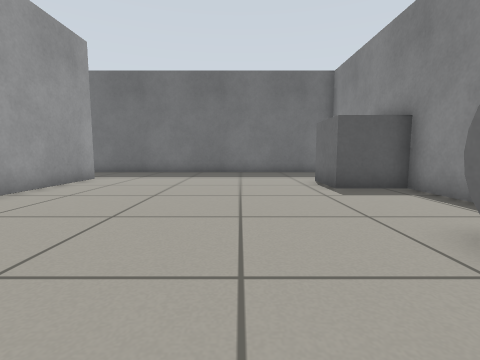
[1] (above)

17 first-person views from a walk through a robot-simulator world made for Gazebo. The camera is 0.5 m above the floor, tilts 6° down and sees 85° across. The floor is counted in squares, 0.5 m on a side. Each view is taken from the middle of a square. On the plan, view 1 faces up. The plan holds only what a view shows up to about 11 squares ahead; the rest is blank.

[2]
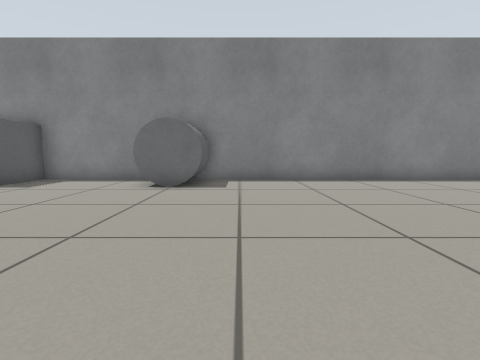

[3]
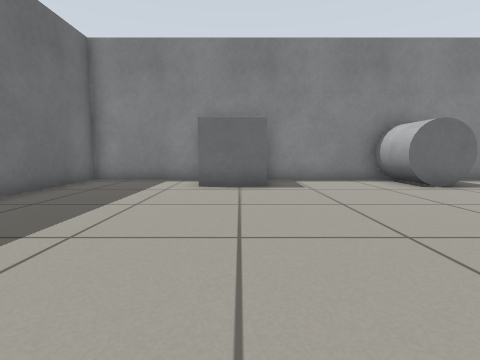

[4]
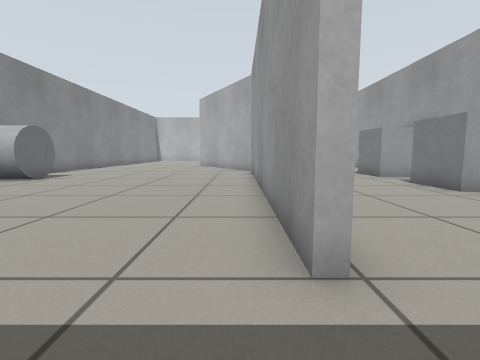

[5]
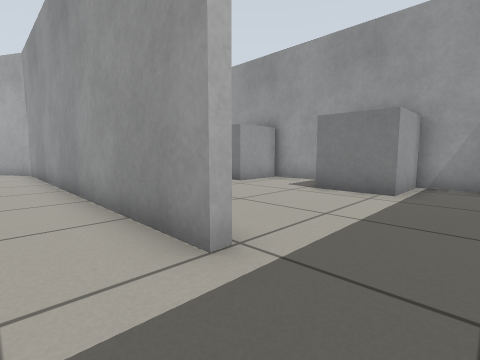

[6]
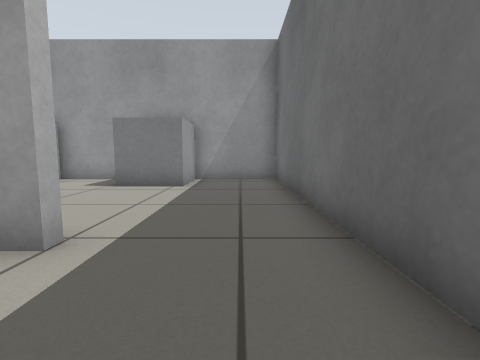

[7]
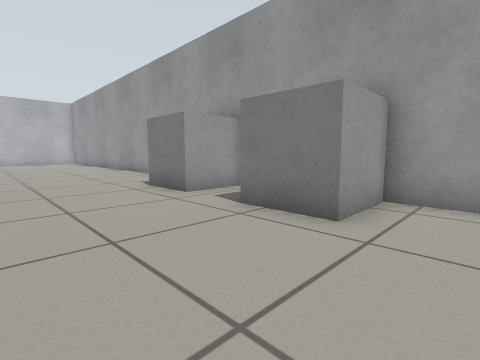

[8]
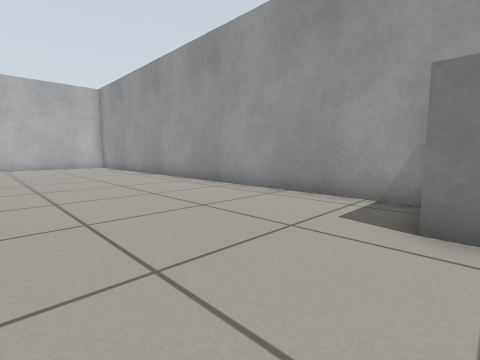

[9]
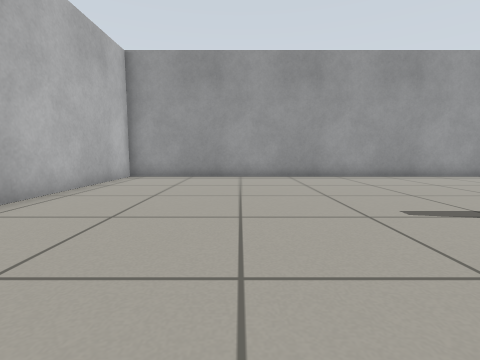

[10]
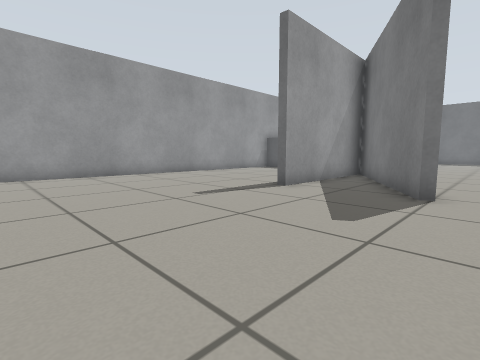

[11]
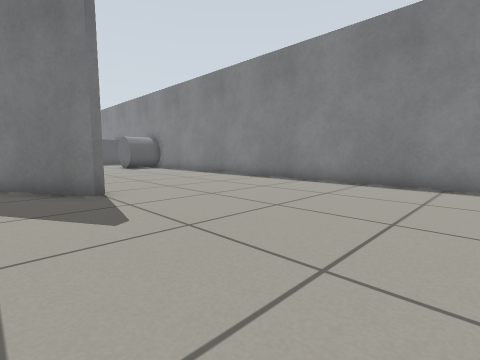

[12]
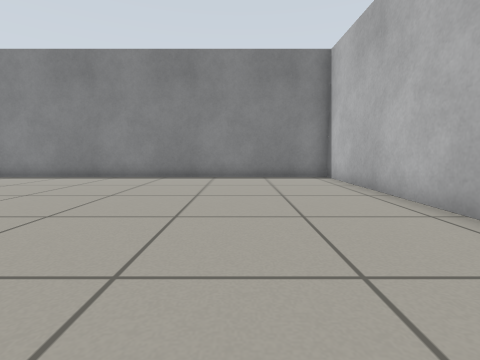

[13]
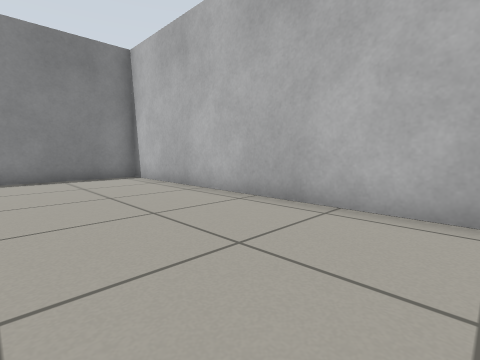

[14]
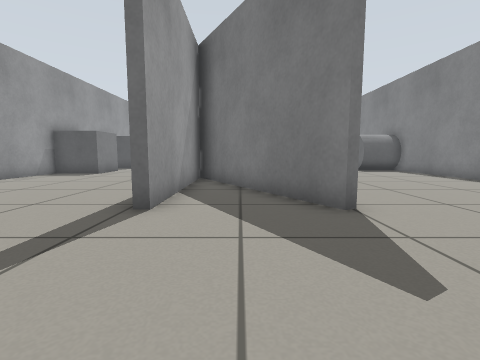

[15]
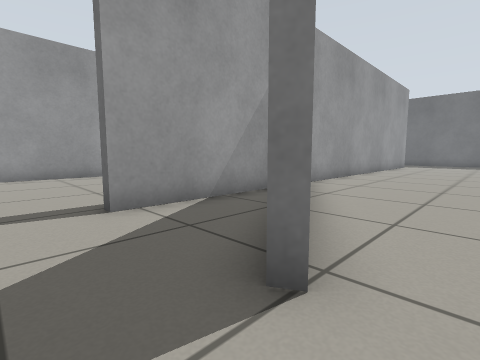

[16]
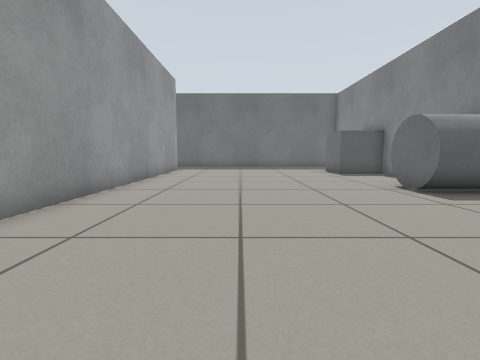

[17]
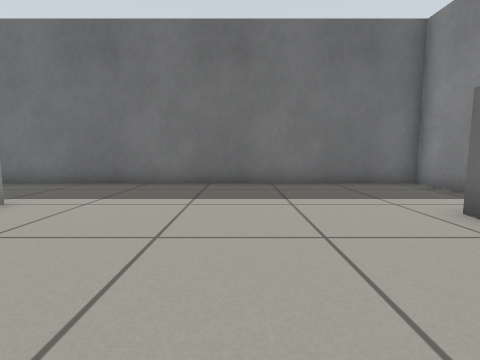

### Floor plan
Points are (right, up) in squares from view 1. A wall is a line through its corners. A room is listed if a view was taken in it or the views show most of it. See-through windows are left out.
Room 1 (views 1, 2, 3, 4, 5, 6, 7, 8, 9, 10, 11, 12, 13, 14, 15, 16, 17)
walls: (-2.1, -8.6) (-5.6, -2.7) (-5.6, -8.5); (-6, 10) (-5.6, 10) (-5.6, -2.1) (-5.1, -2.9); (4.7, -18.6) (4.7, 13.3) (-12.8, 13.3) (-12.8, -18.6) (4.7, -18.6)
objects: grey box (-12, 0) to (-11, 1); grey box (-12, 4) to (-11, 5); grey box (-12, 9) to (-11, 10); grey cylinder (3, 1) to (4, 3); grey box (3, 7) to (4, 9)

Where each view was taken, in squares from view 1:
view 1: 0 up, 0 right, facing up
view 2: 0 up, 5 left, facing right
view 3: 8 up, 5 left, facing right
view 4: 12 up, 5 left, facing down
view 5: 12 up, 4 left, facing down-left
view 6: 12 up, 3 left, facing left
view 7: 7 up, 7 left, facing down-left
view 8: 0 up, 7 left, facing down-left
view 9: 14 down, 2 left, facing left
view 10: 15 down, 1 left, facing up-left
view 11: 15 down, 4 left, facing up-right
view 12: 15 down, 6 left, facing right
view 13: 14 down, 6 left, facing down-right
view 14: 13 down, 4 left, facing up
view 15: 10 down, 1 left, facing up-left
view 16: 5 down, 2 left, facing up
view 17: 5 up, 1 left, facing up
